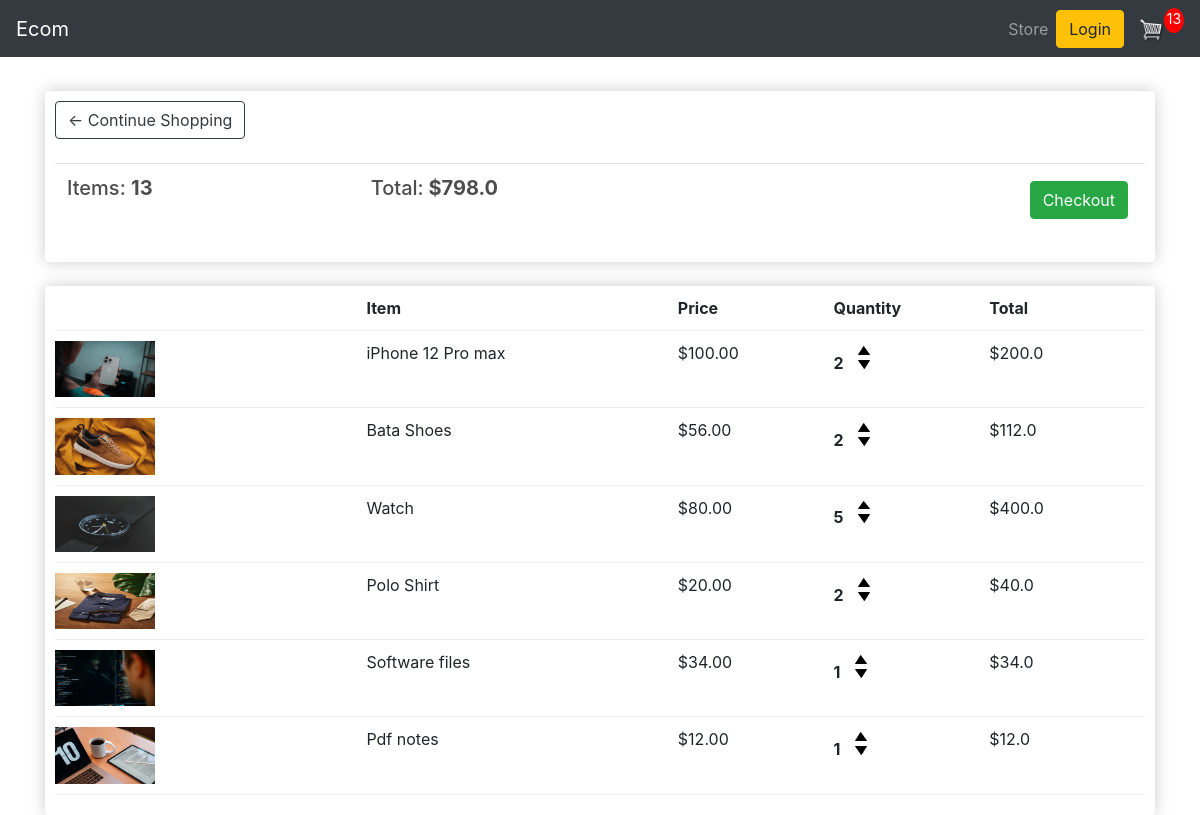
/cart/ (signed in), run on an earlier commit of the app's database.
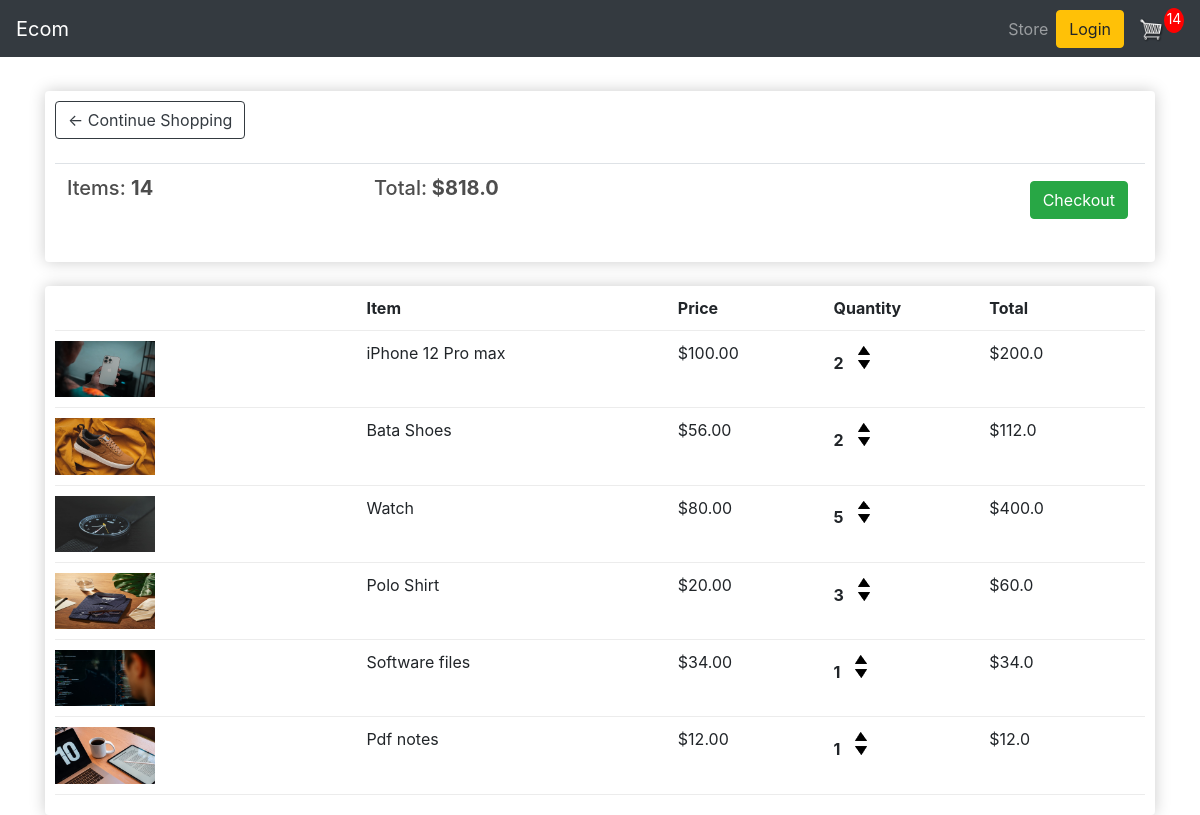
And on a later commit of the database.
### store/models.py (models this page shows, shortened)
class Order(models.Model):
    customer = models.ForeignKey(Customer,on_delete=models.SET_NULL,null=True,blank=True)
    date_ordered = models.DateTimeField(auto_now_add=True)
    complete = models.BooleanField(default=False,null=True,blank=True)
    transaction_id = models.CharField(max_length=200,null=True)
    @property
    def get_cart_total(self):
        orderitems = self.orderitem_set.all()
        total = sum([item.get_total for item in orderitems])
        return total
    @property
    def get_cart_item(self):
        orderitems = self.orderitem_set.all()
        total = sum([item.quantity for item in orderitems])
        return total

class OrderItem(models.Model):
    product = models.ForeignKey(Product,on_delete=models.SET_NULL,null=True,blank=True)
    order = models.ForeignKey(Order,on_delete=models.SET_NULL,null=True,blank=True)
    quantity = models.IntegerField(default=0,null=True,blank=True)
    date_added = models.DateTimeField(auto_now_add=True)
    @property
    def get_total(self):
        total = self.product.price * self.quantity
        return total

class Product(models.Model):
    name = models.CharField(max_length=200,null=True)
    price = models.FloatField()
    digital = models.BooleanField(default=False,null=True,blank=True)
    image = models.ImageField(null=True,blank=True)
    @property
    def imageURL(self):
        try:
            url = self.image.url
        except:
            url = ''
        return url

### store/views.py (the view)
# urls.py: path('cart/', views.cart, name='cart'),
def cart(request):
    if request.user.is_authenticated:
        customer = request.user.customer
        order, created = Order.objects.get_or_create(customer=customer, complete=False)
        items = order.orderitem_set.all()
        cartItems = order.get_cart_item
    else:
        items = []
        order = {'get_cart_item':0, 'get_cart_total':0, 'shipping':False}
        cartItems = order['get_cart_items']
    context = {'items': items, 'order': order, 'cartItems': cartItems}
    return render(request, 'store/cart.html', context)

### store/templates/store/cart.html
{% extends "store/main.html" %}
{% load static %}
{% block content %}
<div class="row">
    <div class="col-lg-12">
        <div class="box-element">
            <a class="btn btn-outline-dark" href="{% url 'store' %}">&#x2190; Continue Shopping</a>
            <br>
            <br>
            <table class="table">
                <tr>
                    <th>
                        <h5>Items: <strong>{{order.get_cart_item}}</strong></h5>
                    </th>
                    <th>
                        <h5>Total:<strong> ${{order.get_cart_total}}</strong></h5>
                    </th>
                    <th>
                        <a style="float:right; margin:5px;" class="btn btn-success"
                            href="{% url 'checkout' %}">Checkout</a>
                    </th>
                </tr>
            </table>
        </div>
        <br>
        <div class="box-element">
            <div class="cart-row">
                <div style="flex:2"></div>
                <div style="flex:2"><strong>Item</strong></div>
                <div style="flex:1"><strong>Price</strong></div>
                <div style="flex:1"><strong>Quantity</strong></div>
                <div style="flex:1"><strong>Total</strong></div>
            </div>
            {% for item in items %}
            <div class="cart-row">
                <div style="flex:2"><img class="row-image" src="{{item.product.imageURL}}"></div>
                <div style="flex:2">
                    <p>{{item.product.name}}</p>
                </div>
                <div style="flex:1">
                    <p>${{item.product.price|floatformat:2}}</p>
                </div>
                <div style="flex:1">
                    <p class="quantity">{{item.quantity}}</p>
                    <div class="quantity">
                        <img data-product="{{item.product.id}}" data-action="add" class="chg-quantity update-cart"
                            src="{% static  'images/arrow-up.png' %}">
                        <img data-product="{{item.product.id}}" data-action="remove" class="chg-quantity update-cart"
                            src="{% static  'images/arrow-down.png' %}">
                    </div>
                </div>
                <div style="flex:1">
                    <p>${{item.get_total}}</p>
                </div>
            </div>
            {% endfor %}
        </div>
    </div>
</div>
{% endblock content %}

What changed in the data, as far as the page shows it:
changed through a linked row, Order: get_cart_item "13" → "14"; get_cart_total "798.0" → "818.0"
changed OrderItem "Polo Shirt": quantity "2" → "3"; get_total "40.0" → "60.0"
Also different on the page:
{{ cartItems }}: "13" → "14"
